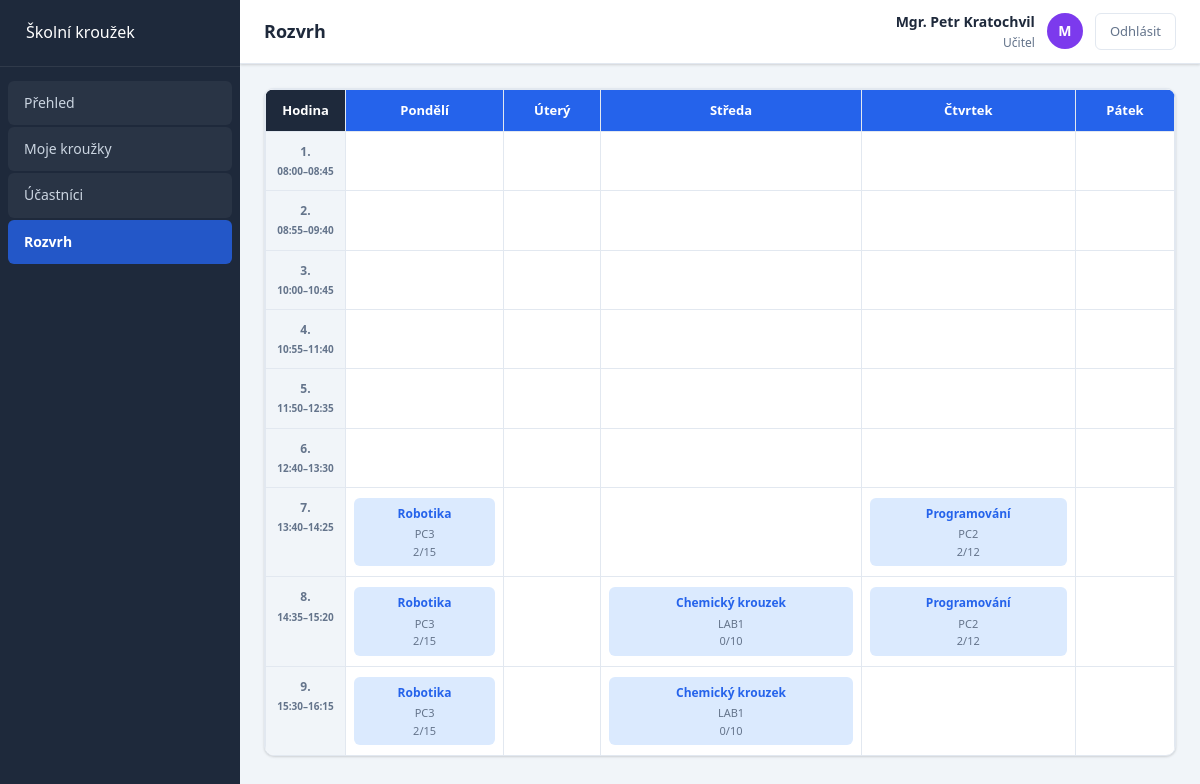
Page /ucitel/rozvrh.php (signed in) on the committed database.
### tables this page shows
CREATE TABLE `krouzky` (
  `id` int(11) NOT NULL,
  `nazev` varchar(100) NOT NULL,
  `popis` text DEFAULT NULL,
  `ucitel_id` int(11) DEFAULT NULL,
  `max_kapacita` int(11) NOT NULL DEFAULT 20,
  `den_tydne` enum('Pondělí','Úterý','Středa','Čtvrtek','Pátek') NOT NULL,
  `cas_od` time NOT NULL,
  `cas_do` time NOT NULL,
  `mistnost` varchar(20) NOT NULL,
  `aktivni` tinyint(1) DEFAULT 1
);

### config.php (called while the page is built, shortened)
<?php
function ocisti($text) {
    return htmlspecialchars(strip_tags(trim($text)));
}
?>

### ucitel/rozvrh.php (the view, shortened to what this page needs)
<?php
require_once '../config.php';
$db = pripojDB();
$ucitel_id = $_SESSION['uzivatel_id'];
$sql = "SELECT k.*, COUNT(p.id) AS pocet_prihlasenych
        FROM krouzky k
        LEFT JOIN prihlaseni p ON k.id = p.krouzek_id
        WHERE k.ucitel_id = ? AND k.aktivni = 1
        GROUP BY k.id ORDER BY k.cas_od";
$stmt = mysqli_prepare($db, $sql);
mysqli_stmt_bind_param($stmt, 'i', $ucitel_id);
mysqli_stmt_execute($stmt);
$krouzky = mysqli_fetch_all(mysqli_stmt_get_result($stmt), MYSQLI_ASSOC);
$dny = ['Pondělí', 'Úterý', 'Středa', 'Čtvrtek', 'Pátek'];
$krouzky_dny = array_fill_keys($dny, []);
foreach ($krouzky as $k) {
    if (isset($krouzky_dny[$k['den_tydne']])) {
        $krouzky_dny[$k['den_tydne']][] = $k;
    }
}
$hodiny = [
    '1.' => ['08:00', '08:45'],
    '2.' => ['08:55', '09:40'],
    '3.' => ['10:00', '10:45'],
    '4.' => ['10:55', '11:40'],
    '5.' => ['11:50', '12:35'],
    '6.' => ['12:40', '13:30'],
    '7.' => ['13:40', '14:25'],
    '8.' => ['14:35', '15:20'],
    '9.' => ['15:30', '16:15']
];
function najdiKrouzek($krouzky, $od, $do)
{
    foreach ($krouzky as $k) {
        if (substr($k['cas_od'], 0, 5) < $do && substr($k['cas_do'], 0, 5) > $od)
            return $k;
    }
    return null;
}
?>
<?php include 'hlavicka.php'; ?>
<div class="karta" style="padding:0; overflow:hidden;">
    <div style="overflow-x:auto;">
        <table class="rozvrh-tabulka">
            <thead>
                <tr>
                    <th style="background:#1e293b;">Hodina</th>
                    <?php foreach ($dny as $den): ?>
                        <th><?= $den ?></th><?php endforeach; ?>
                </tr>
            </thead>
            <tbody>
                <?php foreach ($hodiny as $c => $casy): ?>
                    <tr>
                        <td class="cas-sloupec"><strong><?= $c ?></strong><br><small><?= $casy[0] ?>–<?= $casy[1] ?></small>
                        </td>
                        <?php foreach ($dny as $den):
                            $k = najdiKrouzek($krouzky_dny[$den], $casy[0], $casy[1]);
                            ?>
                            <td>
                                <?php if ($k): ?>
                                    <div class="rozvrh-bunka">
                                        <div class="bunka-nazev"><?= ocisti($k['nazev']) ?></div>
                                        <div class="bunka-mistnost"><?= ocisti($k['mistnost']) ?></div>
                                        <div style="font-size:11px;color:var(--text-sekundarni);">
                                            <?= $k['pocet_prihlasenych'] ?>/<?= $k['max_kapacita'] ?>
                                        </div>
                                    </div>
                                <?php endif; ?>
                            </td>
                        <?php endforeach; ?>
                    </tr>
                <?php endforeach; ?>
            </tbody>
        </table>
    </div>
</div>
<?php include 'paticka.php'; ?>

### css/style.css (style rules this page uses)
* { margin: 0; padding: 0; box-sizing: border-box; }
:root { --barva-primarni: #2563eb; --barva-primarni-tmava: #1d4ed8; --barva-primarni-svetla: #dbeafe; --barva-akcent: #f59e0b; --barva-uspech: #10b981; --barva-chyba: #e61d1d; --barva-varovani: #f59e0b; --pozadi: #f1f5f9; --pozadi-karta: #ffffff; --pozadi-sidebar: #1e293b; --pozadi-sidebar-polozka: rgba(255, 255, 255, 0.05); --pozadi-sidebar-aktivni: rgba(37, 99, 235, 0.8); --text-hlavni: #1e293b; --text-sekundarni: #64748b; --text-sidebar: #cbd5e1; --text-sidebar-aktivni: #ffffff; --okraj: #e2e8f0; --okraj-focus: #2563eb; --stin: 0 1px 3px rgba(0, 0, 0, 0.1), 0 1px 2px rgba(0, 0, 0, 0.06); --stin-vetsi: 0 4px 6px rgba(0, 0, 0, 0.07), 0 2px 4px rgba(0, 0, 0, 0.06); --stin-velky: 0 10px 15px rgba(0, 0, 0, 0.1), 0 4px 6px rgba(0, 0, 0, 0.05); --zaobleni: 10px; --zaobleni-male: 6px; --font: 'Segoe UI', Tahoma, Geneva, Verdana, sans-serif; --sidebar-sirka: 240px; --header-vyska: 64px; }
body { font-family: var(--font); background: var(--pozadi); color: var(--text-hlavni); line-height: 1.6; transition: background 0.3s, color 0.3s; }
.karta { background: var(--pozadi-karta); border-radius: var(--zaobleni); box-shadow: var(--stin); border: 1px solid var(--okraj); padding: 20px; transition: background 0.3s, border-color 0.3s; }
table { width: 100%; border-collapse: collapse; font-size: 14px; }
thead { background: var(--pozadi); }
th { padding: 12px 14px; text-align: left; font-size: 12px; font-weight: 700; color: var(--text-sekundarni); text-transform: uppercase; letter-spacing: 0.04em; border-bottom: 1px solid var(--okraj); }
td { padding: 12px 14px; border-bottom: 1px solid var(--okraj); color: var(--text-hlavni); }
tr:last-child td { border-bottom: none; }
.rozvrh-tabulka { width: 100%; border-collapse: collapse; font-size: 13px; }
.rozvrh-tabulka th, .rozvrh-tabulka td { border: 1px solid var(--okraj); padding: 10px 8px; text-align: center; vertical-align: top; }
.rozvrh-tabulka thead th { background: var(--barva-primarni); color: white; font-weight: 700; font-size: 13px; text-transform: none; letter-spacing: 0; }
.rozvrh-tabulka .cas-sloupec { background: var(--pozadi); font-weight: 700; color: var(--text-sekundarni); font-size: 12px; width: 80px; }
.rozvrh-bunka { background: var(--barva-primarni-svetla); border-radius: var(--zaobleni-male); padding: 6px 8px; font-size: 12px; }
.rozvrh-bunka .bunka-nazev { font-weight: 700; color: var(--barva-primarni); margin-bottom: 2px; }
.rozvrh-bunka .bunka-mistnost { color: var(--text-sekundarni); font-size: 11px; }

### rows in the picture
krouzky: nazev "Robotika", mistnost "PC3", max_kapacita "15"
krouzky: nazev "Programování", mistnost "PC2", max_kapacita "12"
krouzky: nazev "Chemický krouzek", mistnost "LAB1", max_kapacita "10"

### other values in the picture
$nazev_stranky "Rozvrh"
ocisti($_SESSION['cele_jmeno']) "Mgr. Petr Kratochvil"
substr($_SESSION['cele_jmeno'], 0, 1) "M"
$den "Pondělí"
$den "Úterý"
$den "Středa"
$den "Čtvrtek"
$den "Pátek"
$c "1."
$casy[0] "08:00"
$casy[1] "08:45"
$c "2."
$casy[0] "08:55"
$casy[1] "09:40"
$c "3."
